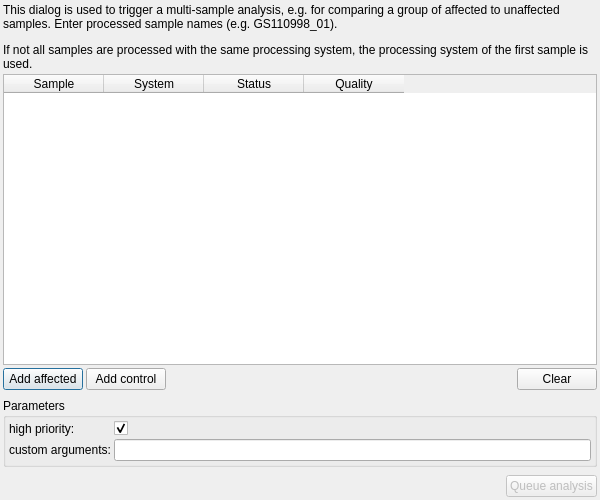
<?xml version="1.0" encoding="UTF-8"?>
<ui version="4.0">
 <class>MultiSampleDialog</class>
 <widget class="QDialog" name="MultiSampleDialog">
  <property name="geometry">
   <rect>
    <x>0</x>
    <y>0</y>
    <width>600</width>
    <height>500</height>
   </rect>
  </property>
  <property name="minimumSize">
   <size>
    <width>600</width>
    <height>500</height>
   </size>
  </property>
  <property name="windowTitle">
   <string>Start multi-sample analysis</string>
  </property>
  <layout class="QVBoxLayout" name="verticalLayout">
   <property name="spacing">
    <number>3</number>
   </property>
   <property name="leftMargin">
    <number>3</number>
   </property>
   <property name="topMargin">
    <number>3</number>
   </property>
   <property name="rightMargin">
    <number>3</number>
   </property>
   <property name="bottomMargin">
    <number>3</number>
   </property>
   <item>
    <widget class="QLabel" name="label">
     <property name="text">
      <string>&lt;html&gt;&lt;head/&gt;&lt;body&gt;&lt;p&gt;This dialog is used to trigger a multi-sample analysis, e.g. for comparing a group of affected to unaffected samples. Enter processed sample names (e.g. GS110998_01).&lt;/p&gt;&lt;p&gt;If not all samples are processed with the same processing system, the processing system of the first sample is used.&lt;/p&gt;&lt;/body&gt;&lt;/html&gt;</string>
     </property>
     <property name="wordWrap">
      <bool>true</bool>
     </property>
    </widget>
   </item>
   <item>
    <widget class="QTableWidget" name="samples_table">
     <column>
      <property name="text">
       <string>Sample</string>
      </property>
     </column>
     <column>
      <property name="text">
       <string>System</string>
      </property>
     </column>
     <column>
      <property name="text">
       <string>Status</string>
      </property>
     </column>
     <column>
      <property name="text">
       <string>Quality</string>
      </property>
     </column>
    </widget>
   </item>
   <item>
    <layout class="QHBoxLayout" name="horizontalLayout_2">
     <property name="spacing">
      <number>3</number>
     </property>
     <item>
      <widget class="QPushButton" name="add_affected">
       <property name="text">
        <string>Add affected</string>
       </property>
       <property name="icon">
        <iconset resource="GSvar.qrc">
         <normaloff>:/Icons/Add_red.png</normaloff>:/Icons/Add_red.png</iconset>
       </property>
      </widget>
     </item>
     <item>
      <widget class="QPushButton" name="add_control">
       <property name="text">
        <string>Add control</string>
       </property>
       <property name="icon">
        <iconset resource="GSvar.qrc">
         <normaloff>:/Icons/Add_green.png</normaloff>:/Icons/Add_green.png</iconset>
       </property>
      </widget>
     </item>
     <item>
      <spacer name="horizontalSpacer_2">
       <property name="orientation">
        <enum>Qt::Horizontal</enum>
       </property>
       <property name="sizeHint" stdset="0">
        <size>
         <width>40</width>
         <height>20</height>
        </size>
       </property>
      </spacer>
     </item>
     <item>
      <widget class="QPushButton" name="clear">
       <property name="text">
        <string>Clear</string>
       </property>
       <property name="icon">
        <iconset resource="GSvar.qrc">
         <normaloff>:/Icons/Remove.png</normaloff>:/Icons/Remove.png</iconset>
       </property>
      </widget>
     </item>
    </layout>
   </item>
   <item>
    <spacer name="verticalSpacer_2">
     <property name="orientation">
      <enum>Qt::Vertical</enum>
     </property>
     <property name="sizeType">
      <enum>QSizePolicy::Fixed</enum>
     </property>
     <property name="sizeHint" stdset="0">
      <size>
       <width>5</width>
       <height>5</height>
      </size>
     </property>
    </spacer>
   </item>
   <item>
    <widget class="QGroupBox" name="param_group">
     <property name="title">
      <string>Parameters</string>
     </property>
     <property name="flat">
      <bool>true</bool>
     </property>
     <layout class="QFormLayout" name="formLayout">
      <property name="horizontalSpacing">
       <number>3</number>
      </property>
      <property name="verticalSpacing">
       <number>3</number>
      </property>
      <property name="leftMargin">
       <number>3</number>
      </property>
      <property name="topMargin">
       <number>3</number>
      </property>
      <property name="rightMargin">
       <number>3</number>
      </property>
      <property name="bottomMargin">
       <number>3</number>
      </property>
      <item row="0" column="0">
       <widget class="QLabel" name="label_3">
        <property name="text">
         <string>high priority:</string>
        </property>
       </widget>
      </item>
      <item row="0" column="1">
       <widget class="QCheckBox" name="high_priority">
        <property name="text">
         <string/>
        </property>
        <property name="checked">
         <bool>true</bool>
        </property>
       </widget>
      </item>
      <item row="1" column="0">
       <widget class="QLabel" name="label_2">
        <property name="text">
         <string>custom arguments:</string>
        </property>
       </widget>
      </item>
      <item row="1" column="1">
       <widget class="QLineEdit" name="custom_args"/>
      </item>
     </layout>
    </widget>
   </item>
   <item>
    <spacer name="verticalSpacer">
     <property name="orientation">
      <enum>Qt::Vertical</enum>
     </property>
     <property name="sizeType">
      <enum>QSizePolicy::Fixed</enum>
     </property>
     <property name="sizeHint" stdset="0">
      <size>
       <width>5</width>
       <height>5</height>
      </size>
     </property>
    </spacer>
   </item>
   <item>
    <layout class="QHBoxLayout" name="horizontalLayout">
     <property name="spacing">
      <number>3</number>
     </property>
     <item>
      <spacer name="horizontalSpacer">
       <property name="orientation">
        <enum>Qt::Horizontal</enum>
       </property>
       <property name="sizeHint" stdset="0">
        <size>
         <width>40</width>
         <height>20</height>
        </size>
       </property>
      </spacer>
     </item>
     <item>
      <widget class="QPushButton" name="start_button">
       <property name="enabled">
        <bool>false</bool>
       </property>
       <property name="text">
        <string>Queue analysis</string>
       </property>
      </widget>
     </item>
    </layout>
   </item>
  </layout>
 </widget>
 <resources>
  <include location="GSvar.qrc"/>
 </resources>
 <connections>
  <connection>
   <sender>start_button</sender>
   <signal>clicked()</signal>
   <receiver>MultiSampleDialog</receiver>
   <slot>accept()</slot>
   <hints>
    <hint type="sourcelabel">
     <x>530</x>
     <y>348</y>
    </hint>
    <hint type="destinationlabel">
     <x>287</x>
     <y>181</y>
    </hint>
   </hints>
  </connection>
 </connections>
</ui>
